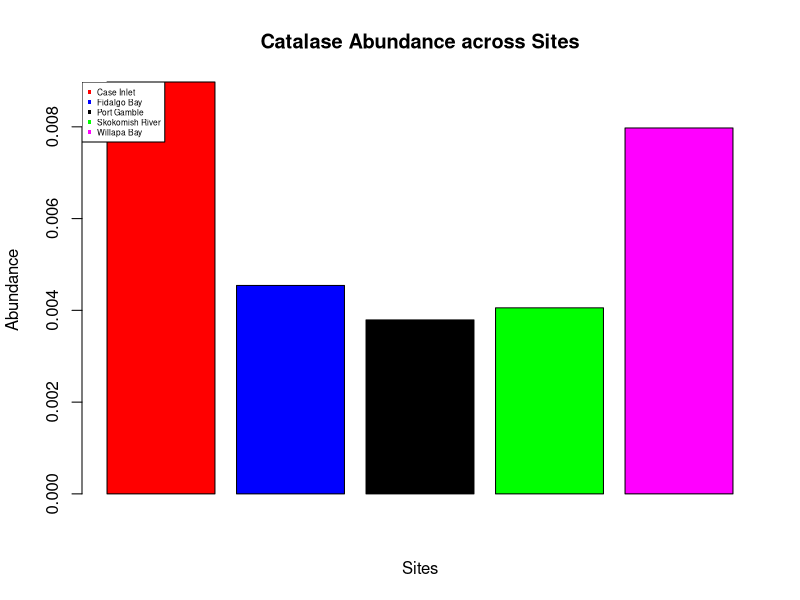

This chart was generated by the following R code:
#Before going through this script, I went through "2017-09-10-NMDS-ANOSIM-for-Cluster-Analysis." In this script, I'll depict normalized protein area across samples at bar charts

#### BASELINE DATA MANIPULATION ####

SRMDataBarplots <- read.csv("2017-09-07-Master-SRM-Data-BiologicalReplicates-NoBlanks-NoPivot.csv", na.strings = "N/A") #Read in data
head(SRMDataBarplots)
SRMDataBarplots <- SRMDataBarplots[,-c(1, 3, 6, 8)] #Remove extraneous columns
SRMDataBarplots$Area <- as.numeric(SRMDataBarplots$Area)
SRMDataBarplots$TIC <- as.numeric(SRMDataBarplots$TIC)
SRMDataBarplots$Normalized.Area <- (SRMDataBarplots$Area)/(SRMDataBarplots$TIC) #Normalize area
SRMDataBarplots$Protein.Peptide.Transition <- paste(SRMDataBarplots$Protein.Name, SRMDataBarplots$Peptide.Sequence, SRMDataBarplots$Fragment.Ion) #Combine protein IDs
head(SRMDataBarplots)
SRMDataBarplots <- SRMDataBarplots[,-c(3:6)] #Remove extraneous columns, but keep protein name
head(SRMDataBarplots)
attach(SRMDataBarplots)
SRMDataBarplots <- SRMDataBarplots[order(Protein.Name),] #Reorder by protein name
head(SRMDataBarplots)
detach(SRMDataBarplots)

#### BAR CHARTS WITHOUT AVERAGING ACROSS SITES AND CONDITIONS ####

#### BAR CHARTS AFTER AVERAGING ACROSS UNIQUE SITE + CONDITION COMBINATIONS ####

#### BAR CHARTS AFTER AVERAGING BY SITE ONLY ####

#Subset relevant data
CaseInletBarplot <- subset(x = SRMDataBarplots, subset = SRMDataBarplots$Site == "CI")
FidalgoBayBarplot <- subset(x = SRMDataBarplots, subset = SRMDataBarplots$Site == "FB")
PortGambleBarplot <- subset(x = SRMDataBarplots, subset = SRMDataBarplots$Site == "PG")
SkokomishRiverBarplot <- subset(x = SRMDataBarplots, subset = SRMDataBarplots$Site == "SK")
WillapaBayBarplot <- subset(x = SRMDataBarplots, subset = SRMDataBarplots$Site == "WB")

#Sort by protein name
attach(CaseInletBarplot)
CaseInletBarplot <- CaseInletBarplot[order(Protein.Peptide.Transition),] #Reorder by protein name
detach(CaseInletBarplot)
head(CaseInletBarplot) #Confirm reordering

#Average all values for one Protein.Peptide.Transition
mean(CaseInletBarplot$Normalized.Area[1:92])


#ONLY FOR PRACTICE TALK WILL MAKE THIS BETTER WHEN I GET MORE SLEEP.

caseCatalase <- subset(CaseInletBarplot, CaseInletBarplot$Protein.Name == "CHOYP_CATA.1.3|m.11120") #Subset catalase
fidalgoCatalase <- subset(FidalgoBayBarplot, FidalgoBayBarplot$Protein.Name == "CHOYP_CATA.1.3|m.11120")
portCatalase <- subset(PortGambleBarplot, PortGambleBarplot$Protein.Name == "CHOYP_CATA.1.3|m.11120")
skokomishCatalase <- subset(SkokomishRiverBarplot, SkokomishRiverBarplot$Protein.Name == "CHOYP_CATA.1.3|m.11120")
willapaCatalase <- subset(WillapaBayBarplot, WillapaBayBarplot$Protein.Name == "CHOYP_CATA.1.3|m.11120")

caseCatalaseP1T1 <- mean(caseCatalase$Normalized.Area[1:18]) #Average catalase values for the first peptide and first transition
fidalgoCatalaseP1T1 <- mean(fidalgoCatalase$Normalized.Area[1:18])
portCatalaseP1T1 <- mean(portCatalase$Normalized.Area[1:18])
skokomishCatalaseP1T1 <- mean(skokomishCatalase$Normalized.Area[1:18])
willapaCatalaseP1T1 <- mean(willapaCatalase$Normalized.Area[1:18])

catalaseP1T1 <- data.frame(Site = c("Case Inlet", "Fidalgo Bay", "Port Gamble Bay", "Skokomish River", "Willapa Bay"),
                           Area = c(caseCatalaseP1T1, fidalgoCatalaseP1T1, portCatalaseP1T1, skokomishCatalaseP1T1, willapaCatalaseP1T1))

barplot(catalaseP1T1$Area, xlab = "Sites", ylab = "Abundance", main = "Catalase Abundance across Sites", col = c("red", "blue", "black", "green", "magenta"), legend = TRUE)
legend("topleft", cex = .5, pch = c(rep(x = 16, times = 5)), legend=c('Case Inlet', "Fidalgo Bay", "Port Gamble", "Skokomish River", "Willapa Bay"), col=c('red', 'blue', 'black', 'green', 'magenta'))
